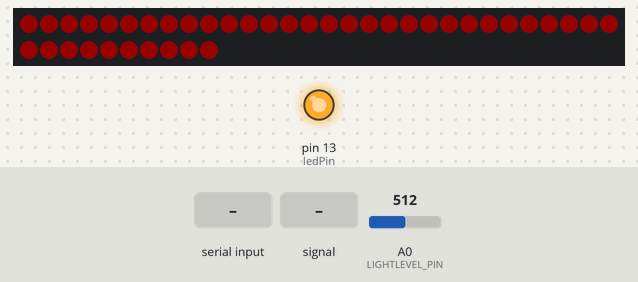
A sketch run on a simulated Arduino Uno, built with avr-gcc and run on an emulated ATmega328P. Parts: 40 RGB LEDs in strip order, left to right, continuing on the next row, output pins drawn as LEDs (lit = HIGH). The test bench sets the inputs (shaded band); at power-on: A0 (LIGHTLEVEL_PIN) = 512. Dim RGB values are drawn brighter than linear; the strip is taken to match the declared colour order; what the sketch prints to the serial monitor is not drawn.

Above: at 1.2 s.
1.3 s: "2" received over Serial
At 4.2 s:
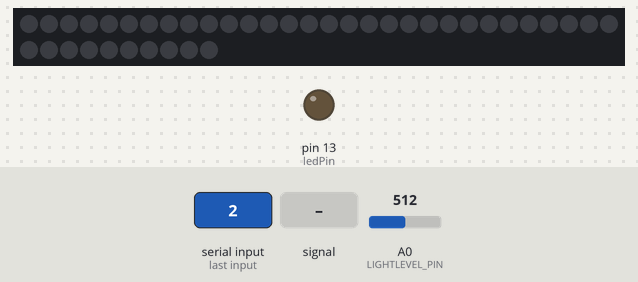
4.3 s: "B" received over Serial
7.3 s: A0 (LIGHTLEVEL_PIN) fed a 200 Hz sine of ±81 counts around its level
At 8.3 s:
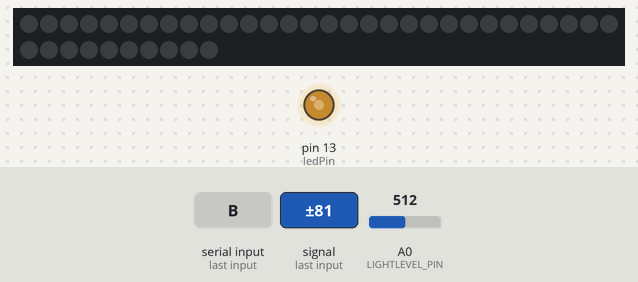
10.3 s: "S90\n" received over Serial
13.3 s: "1,90,45\n" received over Serial
At 14.96 s:
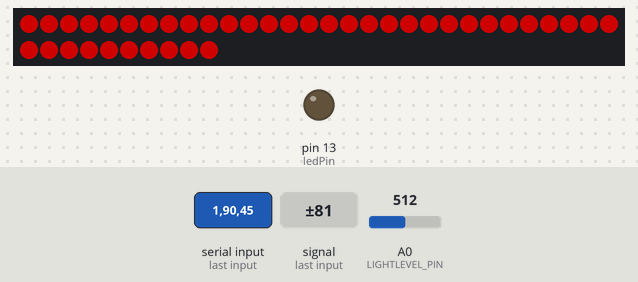
16.0 s: A0 (LIGHTLEVEL_PIN) set to 122
At 17.4 s:
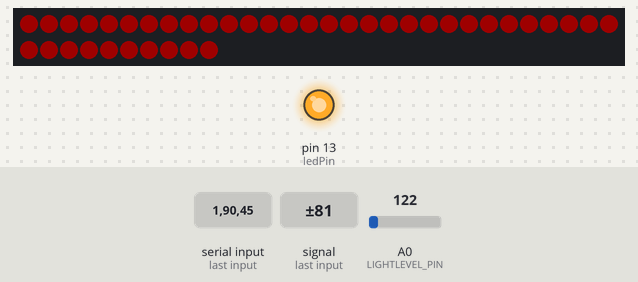
Timing chart, 0 to 18.8 s (numbered marks = the images above; inputs shaded):
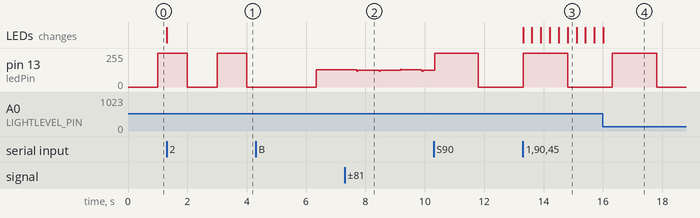

Measured:
- after the input at 1.3 s, the LEDs: change at once (image 1)
- after the input at 7.3 s, pin 13 (ledPin): 128/255 → 127/255 after 0.40 s, → 128/255 1.5 s later, → 127/255 0.72 s later
- after the input at 13.3 s, the LEDs: first change at once (image 3 shows a later state)

The sketch:

StormNetRingLight.ino
```cpp
#include <Adafruit_NeoPixel.h>
#include "StormNetCommon.h"

// TODO choose a unique address
const char I2C_ADDRESS = 8;    // each device needs its own 7 bit address

// Command modes
// const char MODE_X = 6;        // your mode here
// TODO: add more modes
const char MODE_RING_OFF = 7;
const char MODE_RING_ON = 8;
const char MODE_RING_COLOR = 9;

// blink control
const int ledPin =  13;             // the number of the LED pin
int ledState = LOW;                 // ledState used to set the LED
unsigned long currentMillis = 0;
unsigned long previousBlink = 0;

const unsigned long int i2cHeartbeatTimeout = 15000; // master must talk to slave within this number of milliseconds or LED will revert to fast pulse
volatile unsigned long previousI2C = 0;   // will store last time LED was updated

// neopixel support
// This kind of light is on the SteamWorks robot:
//#define NUMLIGHTS 40
//Adafruit_NeoPixel strip = Adafruit_NeoPixel(NUMLIGHTS, 2, NEO_RGBW); //first number is total count, ,second number is pin#

#define NUMLIGHTS 40
Adafruit_NeoPixel strip = Adafruit_NeoPixel(NUMLIGHTS, 2, NEO_RGB); //first number is total count, ,second number is pin#

//colors
// TODO - need to make the brightness scalable or check the api.
uint32_t off = strip.Color(0, 0, 0, 0);
uint32_t white = strip.Color(0, 0, 0, 255);
uint32_t green = strip.Color(23, 0, 0, 0);  // DIM
uint32_t red = strip.Color(0, 255, 0, 0);
uint32_t teal = strip.Color(120, 1, 67, 2);
uint32_t blue = strip.Color(0, 0, 255, 0);

#define LIGHTLEVEL_PIN A0
uint32_t lastColor = green;
int lastAnalogRead = 0;

char next_Ring_State=1;
char Ring_State=0;

void setup() {
  g_i2cAddress = I2C_ADDRESS;
  previousI2C = millis();           // start the timer now
  previousBlink = previousI2C;
  pinMode(ledPin, OUTPUT);          // set the digital pin as output
  Wire.begin(I2C_ADDRESS);          // join i2c bus
  Wire.onRequest(requestEvent);     // register event
  Wire.onReceive(receiveEvent);     // register event

  Serial.begin(115200);             // start serial port at 9600 bps and wait for port to open
  Serial.println();
  Serial.println("Stormgears I2C Slave Device Diagnostic System");
  Serial.println("Hit '?' for Help");

   strip.begin();
   setRingLights();

  pinMode(LIGHTLEVEL_PIN, INPUT);          // set the digital pin as output
  lastAnalogRead = analogRead(LIGHTLEVEL_PIN);
  Serial.println(lastAnalogRead);
}

void loop() { //main user command loop
  // Flip to serial mode if there is anything to be read. Otherwise back to I2C mode
  if (Serial.available()) {
    g_talkMode = serialMode;
  }
  else {
    g_talkMode = I2CMode;
  }

  if (g_talkMode == serialMode) {
    Wire.onRequest(NULL);     // It is problematic to get wire interrupts during serial mode
    Wire.onReceive(NULL);
  }
  else {
    Wire.onRequest(requestEvent);     // register event
    Wire.onReceive(receiveEvent);     // register event
  }

  //========== flash heartbeat (etc) LED =============
  currentMillis = millis();

  // the interrupts could change the value of g_blinkInterval which can mess with this logic
  noInterrupts();
    // Blink superfast if we haven't heard from the master in a while
    if ( (currentMillis - previousI2C) > i2cHeartbeatTimeout)  // stale
      g_blinkInterval = 100;
    else
      g_blinkInterval = g_blinkInterval==100 ? 1000 : g_blinkInterval;

    boolean flipNow = ( (currentMillis - previousBlink) >= g_blinkInterval);
  interrupts();

  if (flipNow) {
    previousBlink = currentMillis;    // save the last time you blinked the LED
    if (ledState == LOW) {            // if the LED is off turn it on and vice-versa
      ledState = HIGH;
    } else {
      ledState = LOW;
    }
    digitalWrite(ledPin, ledState);   // set the LED with the ledState of the variable
  }

  // Check for serial input.  Note that i2c input happens through interrupts, not here.
  if (g_talkMode == serialMode && Serial.available() > 0) { //diagnostic menu system starts here
    receiveEvent(5); // call the interrupt handler directly.  We may or may not read this many bytes
    requestEvent();
  }

  // Only bother setting the lights if the state has changed.
  if (analogRead(LIGHTLEVEL_PIN) != lastAnalogRead) {
    lastAnalogRead = analogRead(LIGHTLEVEL_PIN);
    setRingLightColor(0, lastAnalogRead >> 2 , 0, 0);
    Serial.println(lastAnalogRead);
  }
  if ( (next_Ring_State != Ring_State) ) {  // TODO - add others if there are more lights!
    setRingLights();
  }

}

void setRingLights() {
   // Update the "current" status to reflect the new normal
   Ring_State = next_Ring_State;

   if (Ring_State==0) for (int i=0; i<NUMLIGHTS; i++) strip.setPixelColor(i,off);
   if (Ring_State==1) for (int i=0; i<NUMLIGHTS; i++) strip.setPixelColor(i,lastColor);

   strip.show();
}

void setRingLightColor(byte R, byte G, byte B, byte W) {
   lastColor = strip.Color(G,R,B,W);
   setRingLights();
}

// function that executes whenever data is requested by master
// this function is registered as an event, see setup()
// this function can also be called at other times (say via events coming through Serial)
void requestEvent() {
  previousI2C = currentMillis;      // reset the comm timeout clock
  switch(g_commandMode) {
// TODO - new modes
//    case MODE_X:
//      handleXRequest();
//      break;
    case MODE_RING_ON:
    case MODE_RING_OFF:
      handleRingLightRequest();
      break;
    case MODE_RING_COLOR:
      handleRingLightColorRequest();
      break;
    case MODE_HELP:
      handleHelpRequest();
      break;
    default:
      requestBuiltIn();
  }
}

//================================
void receiveEvent(int howMany) { // handles i2c write event from master
  char c;
  // reset the comm timeout clock
  previousI2C = currentMillis;

  if (howMany > 0) c = readByte();
  switch (c) {
// TODO - new modes
//    case 'X':
//      g_commandMode = MODE_X;
//      break;
    case '1':
      g_commandMode = MODE_RING_ON;
      next_Ring_State = 1;
      break;
    case '2':
      g_commandMode = MODE_RING_OFF;
      next_Ring_State = 0;
      break;
    case 'C':
      g_commandMode = MODE_RING_COLOR;
      handleRingLightColorReceive();
      break;
    case '?':
      g_commandMode = MODE_HELP;
      break;
    default:
      receiveBuiltIn(c);
  }

  while (readAvailable()) c=readByte(); // in case there is other stuff sent that needs to be collected - don't expect this
}

//================================
void handleHelpRequest() {
  if (g_talkMode == serialMode) {
    printBuiltInHelp();
    // TODO - add menu items
    Serial.println("    1:  Ring light ON");
    Serial.println("    2:  Ring light OFF");
    g_commandMode = MODE_IDLE;  // This only makes sense in serialMode
  }
  else // move on - nothing to see here
    handleDefaultRequest();
}

void handleRingLightRequest() {
  // Nothing much to say - just return the counter
  handleDefaultRequest();
}

void handleRingLightColorReceive() {
  byte buf[4];

  readBytes(buf, 4, byteType);

  // just for status. Doesn't get sent back to master device
  switch (g_talkMode) {
    case serialMode:
      Serial.print("Color now ");
      Serial.print(buf[0], HEX);
      Serial.print(",");
      Serial.print(buf[1], HEX);
      Serial.print(",");
      Serial.print(buf[2], HEX);
      Serial.print(",");
      Serial.println(buf[3], HEX);
      break;
    case ethernetMode:
    default:
      break;
  }

  setRingLightColor(buf[0], buf[1], buf[2], buf[3]);
}


void handleRingLightColorRequest() {
  handleDefaultRequest();
}

// TODO - write handlers
```

StormNetCommon.h
```cpp
#include <Wire.h>
#include <Ethernet.h>

// Command modes
// You can add mode modes here, but please don't remove these
const char MODE_IDLE = -1;        // Only for serial loop
const char MODE_DEFAULT = 0;      // send back a cycle of numbers
const char MODE_HELP = 1;         // Serial only (!) Display help
const char MODE_SLOW = 2;         // blink the LED slow.  Request reply with word SLOW
const char MODE_FAST = 3;         // blink the LED fast.  Request reply with word FAST
const char MODE_PING = 4;         // send back the word PING on request
const char MODE_BLINK = 5;        // you tell me how fast to blink. Expects milliseconds as a long

char g_i2cAddress = 0;
volatile char g_commandMode = 0;
volatile unsigned int g_counter = 0;           // global counter for default handler
volatile long g_blinkInterval = 100;           // interval at which to blink (milliseconds)

EthernetClient g_ethernetClient;

// default to I2C
// this should flip to serialMode loop() if serial.available()
// that's the best way I can figure out how to tell if the usb is attached
enum wireMode {
  I2CMode,
  ethernetMode,
  serialMode
};

wireMode g_talkMode = I2CMode;

// To help with serial display
enum dataType {
  textType,
  rawType,
  byteType,
  shortType,
  longType,
  floatType,
  doubleType
};

// Um... only call in i2c master mode
void I2CScan() {
  byte error, address;
  int nDevices;

  Serial.println("Scanning...");

  nDevices = 0;
  for (address = 1; address < 127; address++ )
  {
    // The i2c_scanner uses the return value of
    // the Write.endTransmisstion to see if
    // a device did acknowledge to the address.
    Wire.beginTransmission(address);
    error = Wire.endTransmission();

    if (error == 0)
    {
      Serial.print("I2C device found at address 0x");
      if (address < 16)
        Serial.print("0");
      Serial.print(address, HEX);
      Serial.println("  !");

      nDevices++;
    }
    else if (error == 4)
    {
      Serial.print("Unknown error at address 0x");
      if (address < 16)
        Serial.print("0");
      Serial.println(address, HEX);
    }
  }
  if (nDevices == 0)
    Serial.println("No I2C devices found\n");
  else
    Serial.println("done\n");

  delay(1000);           // wait 5 seconds for next scan
}

void printBuiltInHelp() {
    Serial.println();
    Serial.println("===== Stormgears I2C Device Help =====");
    Serial.println("Pass arguments in [].  For example, B[100]");
    Serial.println("    ?:  Show this help (otherwise act like \\0)");
    Serial.println("   \\0:  (or anything unhandled) Read unsignned int counter");
    Serial.println("    P:  Ping - read I2C Address");
    Serial.println("    F:  Change LED to FAST flash. Read 'FAST'");
    Serial.println("    S:  Change LED to SLOW flash. Read 'SLOW'");
    Serial.println("    B:  Change LED flash rate directly - pass another long to say how fast (in milliseconds)");
}

// print friendly representation of data stream to serial port
// this is for debugging and display
void printData(byte* array, uint8_t array_size, dataType dType = rawType) {
  if (dType == textType) {
    Serial.println((char*)array);
  }
  else {
    Serial.print("[ ");
    for (int i = 0; i < array_size;) {
      switch (dType) {
        case shortType:
          Serial.print(*((short*)(array + i)));
          i+=sizeof(short);
          break;
        case longType:
          Serial.print(*((long*)(array + i)));
          i+=sizeof(long);
          break;
        case floatType:
          Serial.print(*((float*)(array + i)));
          i+=sizeof(float);
          break;
        case doubleType:
          Serial.print(*((double*)(array + i)));
          i+=sizeof(double);
          break;
        case rawType:
        case byteType:
        default:
          Serial.print(*(array + i));
          i+=sizeof(char);
          break;
      }
      if (i < array_size)
        Serial.print(" , ");
    }
    Serial.println(" ]");
  }
}

// Read data values from the serial port. This respects the pattern followed by printData() above -
// That is, it will read
// [ value, value, value ]
// into a buffer of three values. It tries to be forgiving of format difference.
// We'll use 0 for missing or otherwise invalid cases.
void scanData(byte* array, uint8_t array_size, dataType dType = rawType) {
  for (int i = 0; i < array_size;) {
    switch (dType) {
      case shortType:
        *((short*)(array + i)) = (short)Serial.parseInt();
        i+=sizeof(short);
        break;
      case longType:
        *((long*)(array + i)) = (long)Serial.parseInt();
        i+=sizeof(long);
        break;
      case floatType:
        *((float*)(array + i)) = (float)Serial.parseFloat();
        i+=sizeof(float);
        break;
      case doubleType:
        *((double*)(array + i)) = (double)Serial.parseFloat();
        i+=sizeof(double);
        break;
      case byteType:
        *((byte*)(array + i)) = (byte)Serial.parseInt();
        i+=sizeof(byte);
        break;
      case rawType:
      default:
        *((byte*)(array + i)) = (byte)Serial.read();
        i+=sizeof(char);
        break;
    }
  }
  // for good measure:
  Serial.print("read ");
  printData(array, array_size, dType);
  Serial.readString(); // take care of any straggling character. ']', etc.
}

// Helper to write to either the I2C Wire or Serial
void writeBytes(void* buffer, byte count, dataType dType = rawType, wireMode mode = I2CMode) {
  switch(mode) {
    case serialMode:
      printData( (byte*)buffer, count, dType );
      break;
    case ethernetMode:
      // TODO remove debugging
      printData( (byte*)buffer, count, dType );
      g_ethernetClient.write((byte*)buffer, count);
      break;
    default:
      Wire.write((byte*)buffer, count);
  }
}

// TODO Not sure what to do with this if both I2C and Serial are on
boolean readAvailable() {
  switch(g_talkMode) {
    case serialMode:
      return Serial.available();
      break;
    case ethernetMode:
      return g_ethernetClient.available();
      break;
    default:
      return Wire.available();
  }
}

// ultimately dealing with single byte reads.
// this could be optimized a bit, but this is pretty clear.
byte readByte() {
  byte c;
  switch(g_talkMode) {
    case serialMode:
      while (!Serial.available()) {;}  // wait for the character to show up
      c = Serial.read();
      Serial.print("Received ");
      Serial.println(c, HEX);
      return c;
      break;
    case ethernetMode:
      while (!g_ethernetClient.available()) {;}  // wait for the character to show up
      c = g_ethernetClient.read();
      // TODO remove debugging
      Serial.print("Received ");
      Serial.println(c, HEX);
      return c;
      break;
    default:
      c = (byte)Wire.read();
  }

  return c;
}

// Fill a buffer with "count" bytes read from the bus
void readBytes(byte* buffer, int count, dataType dType = rawType) {
  switch(g_talkMode) {
    case serialMode:
      scanData(buffer, count, dType);
      break;
    case ethernetMode: // fall through
    default:
      for (int i=0; i<count; i++)
        buffer[i] = readByte();
  }

}

// Fill a buffer with "count" shorts read from the bus
void readShorts(short* buffer, int count) {
  readBytes((byte*) buffer, count * sizeof(short), shortType);
}

// Fill a buffer with "count" shorts read from the bus
void writeShorts(short* buffer, int count, wireMode mode = I2CMode) {
  writeBytes((byte*) buffer, count * sizeof(short), shortType, mode);
}

// Fill a buffer with "count" longs read from the bus
void readLongs(long* buffer, int count) {
  readBytes((byte*) buffer, count * sizeof(long), longType);
}

// Fill a buffer with "count" longs read from the bus
void writeLongs(long* buffer, int count, wireMode mode = I2CMode) {
  writeBytes((byte*) buffer, count * sizeof(long), longType, mode);
}

// Fill a buffer with "count" floats read from the bus
void readFloats(float* buffer, int count) {
  readBytes((byte*) buffer, count * sizeof(float), floatType);
}

// Fill a buffer with "count" floats read from the bus
void writeFloats(float* buffer, int count, wireMode mode = I2CMode) {
  writeBytes((byte*) buffer, count * sizeof(float), floatType, mode);
}

// Fill a buffer with "count" doubles read from the bus
void readDouble(double* buffer, int count) {
  readBytes((byte*) buffer, count * sizeof(double), doubleType);
}

// Fill a buffer with "count" doubles read from the bus
void writeDoubles(double* buffer, int count, wireMode mode = I2CMode) {
  writeBytes((byte*) buffer, count * sizeof(double), doubleType, mode);
}

// Handlers
void handleDefaultRequest() {
  writeBytes((void*)&g_counter, sizeof(unsigned int), shortType, g_talkMode);
  g_counter++;
}

void handlePingRequest() {
  writeBytes((void*)&g_i2cAddress, 1, byteType, g_talkMode);
}

void handleSlowRequest() {
  g_blinkInterval = 1500;
  writeBytes((void*)"SLOW", 4, textType, g_talkMode);
}

void handleFastRequest() {
  g_blinkInterval = 250;
  writeBytes((void*)"FAST", 4, textType, g_talkMode);
}

void handleBlinkRequest() {
  writeBytes((void*)&g_blinkInterval, 4, longType, g_talkMode);
}

void handleBlinkReceive() {
  long interval;

  readLongs(&interval, 1);

  // just for status. Doesn't get sent back to master device
  switch (g_talkMode) {
    case serialMode:
      Serial.print("Interval now ");
      Serial.println(interval);
      break;
    case ethernetMode:
    default:
      break;
  }

  if (interval < 0)
    interval = 2000;
  g_blinkInterval = interval;
}

void receiveBuiltIn(char c) {
  switch(c) {
    case 'P':
      g_commandMode = MODE_PING;
      break;
    case 'S':
      g_commandMode = MODE_SLOW;
      break;
    case 'F':
      g_commandMode = MODE_FAST;
      break;
    case 'B':
      g_commandMode = MODE_BLINK;
      handleBlinkReceive();
      break;
    // TODO - recognize additional modes
    case '\0':
    default:
      g_commandMode = MODE_DEFAULT;
  }
}

void requestBuiltIn() {
  switch(g_commandMode) {
    case MODE_IDLE:
      break;
    case MODE_PING:
      handlePingRequest();
      break;
    case MODE_SLOW:
      handleSlowRequest();
      break;
    case MODE_FAST:
      handleFastRequest();
      break;
    case MODE_BLINK:
      handleBlinkRequest();
      break;
    // TODO - add mode handlers
    case MODE_DEFAULT:
    default:
      handleDefaultRequest();
  }
}
```
